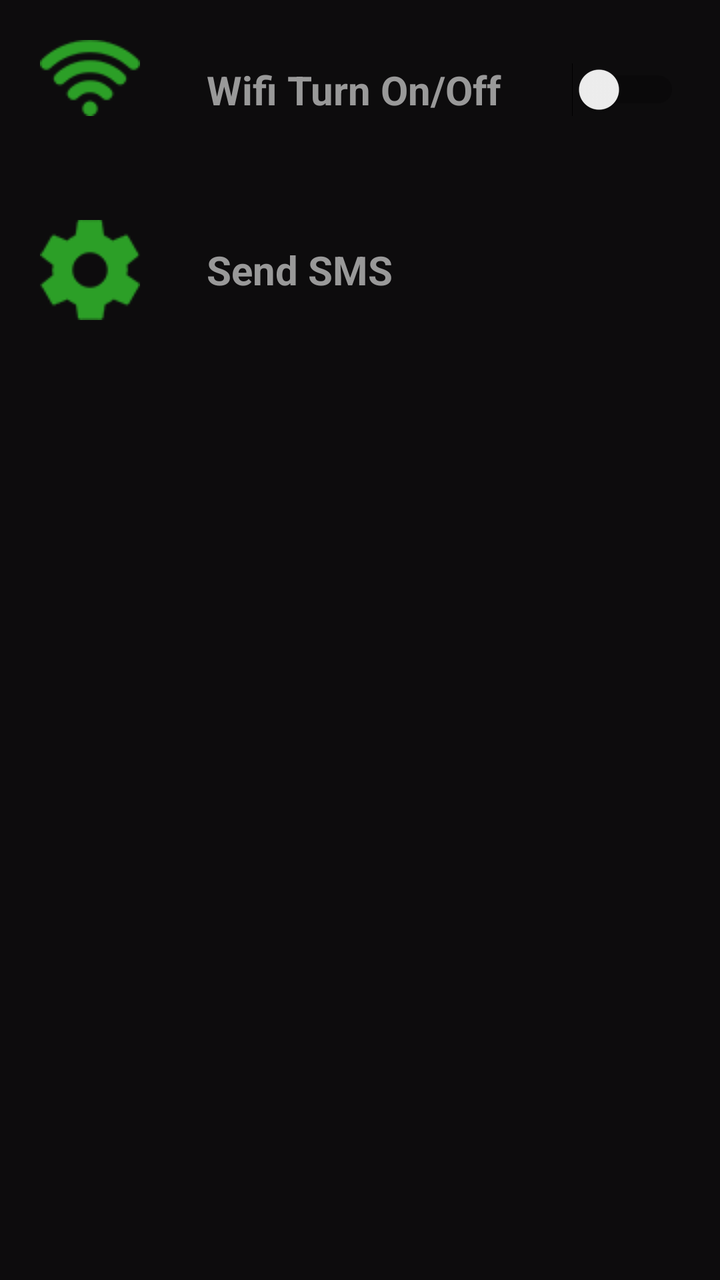
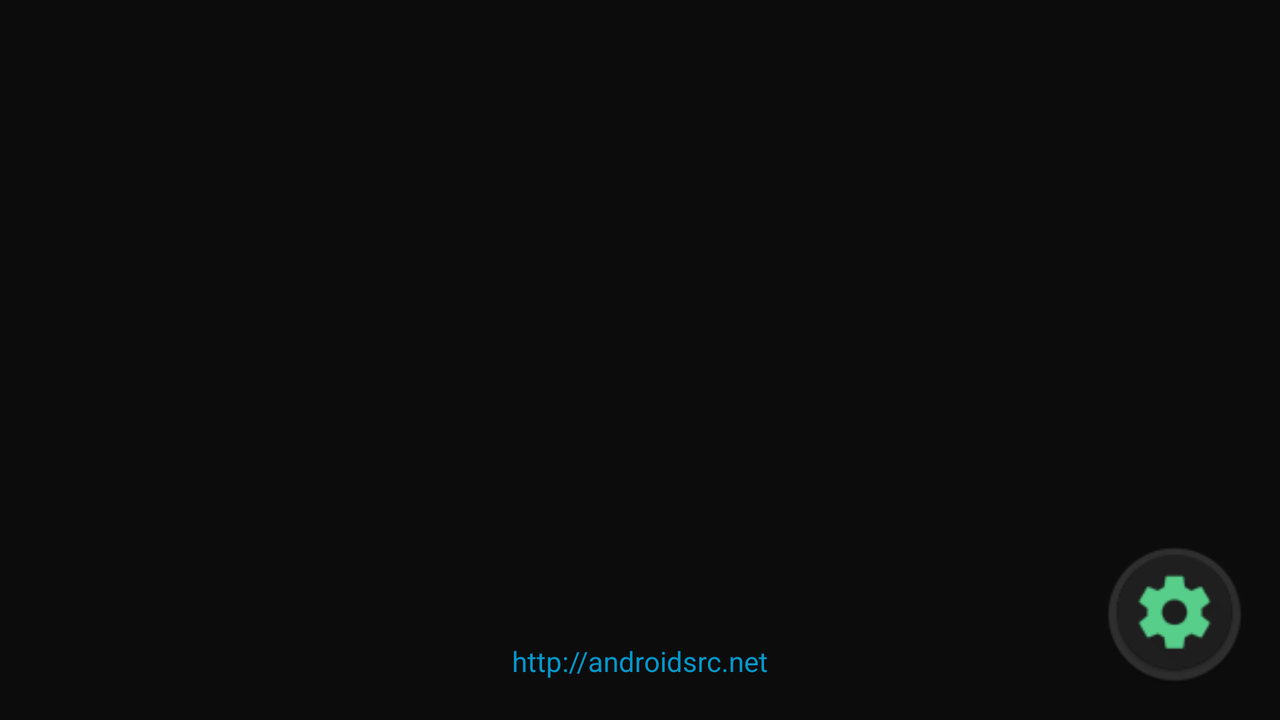

An Android layout and its configuration variant, each rendered on a device that would load it. The default file and the variant file are quoted in full after the pictures.
<!-- AndroidManifest.xml: application theme AppTheme -->
<!-- res/layout/activity_setting.xml -->
<RelativeLayout xmlns:android="http://schemas.android.com/apk/res/android"
    xmlns:tools="http://schemas.android.com/tools"
    android:layout_width="match_parent"
    android:layout_height="match_parent"
    android:background="@color/colorBackground"
    tools:context="com.big.light.SettingActivity" >

    <FrameLayout
        android:id="@+id/content_frame"
        android:layout_width="match_parent"
        android:layout_height="match_parent" >

        <RelativeLayout android:layout_width="match_parent"
            android:layout_height="match_parent">

            <LinearLayout
                android:orientation="vertical"
                android:layout_width="fill_parent"
                android:layout_height="fill_parent">
                <RelativeLayout
                    android:layout_width="fill_parent"
                    android:layout_height="wrap_content"
                    android:paddingLeft="20dp"
                    android:paddingRight="20dp"
                    android:paddingTop="20dp"
                    android:paddingBottom="20dp"
                    android:id="@+id/relativeLayout1">

                    <ImageView
                        android:layout_width="wrap_content"
                        android:layout_height="wrap_content"
                        android:src="@drawable/ic_wifi"
                        android:id="@+id/imgSetting"/>
                    <TextView
                        android:layout_width="fill_parent"
                        android:layout_height="50dp"
                        android:id="@+id/textView1_1"
                        android:text="Wifi Turn On/Off"
                        android:gravity="center_vertical"
                        android:layout_toRightOf="@+id/imgSetting"
                        android:layout_toLeftOf="@+id/switch1"
                        android:layout_marginLeft="100px"
                        android:layout_marginRight="10px"
                        android:layout_centerVertical="true"
                        android:textColor="@color/colorLetter"
                        android:textStyle="bold"
                        android:textSize="20sp" />
                    <Switch
                        android:layout_width="wrap_content"
                        android:layout_height="wrap_content"
                        android:text=""
                        android:layout_centerVertical="true"
                        android:layout_alignParentRight="true"
                        android:shadowColor="@color/colorPrimary"
                        android:id="@+id/switch1" />
                </RelativeLayout>
                <RelativeLayout
                    android:layout_width="fill_parent"
                    android:layout_height="wrap_content"
                    android:paddingLeft="20dp"
                    android:paddingRight="20dp"
                    android:paddingTop="20dp"
                    android:paddingBottom="20dp"
                    android:id="@+id/relativeLayout2">

                    <ImageView
                        android:layout_width="wrap_content"
                        android:layout_height="wrap_content"
                        android:src="@drawable/ic_setting"
                        android:id="@+id/imgSetting2"/>
                    <TextView
                        android:layout_width="fill_parent"
                        android:layout_height="50dp"
                        android:id="@+id/textView2_1"
                        android:text="Send SMS"
                        android:gravity="center_vertical"
                        android:layout_toRightOf="@+id/imgSetting2"
                        android:layout_marginLeft="100px"
                        android:layout_centerVertical="true"
                        android:textColor="@color/colorLetter"
                        android:textStyle="bold"
                        android:textSize="20sp" />
                </RelativeLayout>
                <RelativeLayout
                    android:layout_width="fill_parent"
                    android:layout_height="wrap_content"
                    android:paddingLeft="20dp"
                    android:paddingRight="20dp"
                    android:paddingTop="20dp"
                    android:paddingBottom="20dp"
                    android:visibility="invisible"
                    android:id="@+id/relativeLayout3">

                    <ImageView
                        android:layout_width="wrap_content"
                        android:layout_height="wrap_content"
                        android:src="@drawable/ic_website"
                        android:id="@+id/imgSetting3"/>
                    <TextView
                        android:layout_width="fill_parent"
                        android:layout_height="50dp"
                        android:id="@+id/textView3_1"
                        android:text="Go to WAP site"
                        android:gravity="center_vertical"
                        android:layout_toRightOf="@+id/imgSetting3"
                        android:layout_marginLeft="100px"
                        android:layout_centerVertical="true"
                        android:textColor="@color/colorLetter"
                        android:textStyle="bold"
                        android:textSize="20sp" />
                </RelativeLayout>

            </LinearLayout>


        </RelativeLayout>

    </FrameLayout>

    

</RelativeLayout>
<!-- resources referenced by this layout -->
<resources>
  <color name="colorBackground">#FF0D0C0D</color>
  <color name="colorLetter">#999999</color>
  <color name="colorPrimary">#3F51B5</color>
  <!-- drawable ic_setting: png bitmap (drawable, 3831 bytes) -->
  <!-- drawable ic_website: png bitmap (drawable, 5146 bytes) -->
  <!-- drawable ic_wifi: png bitmap (drawable, 3904 bytes) -->
  <style name="AppTheme" parent="Base.Theme.AppCompat.Light.DarkActionBar">
          
          <item name="colorPrimary">@color/colorPrimary</item>
          <item name="colorPrimaryDark">@color/colorPrimaryDark</item>
          <item name="colorAccent">@color/colorAccent</item>
          <item name="android:actionBarStyle">@style/MyActionBar</item>
      </style>
  <color name="colorPrimaryDark">#303F9F</color>
  <color name="colorAccent">#FF4081</color>
  <style name="MyActionBar" parent="@android:style/Widget.Holo.Light.ActionBar">
          <item name="android:background">@color/colorBanner</item>
      </style>
  <color name="colorBanner">#000000</color>
</resources>
<!-- res/layout-land/activity_setting.xml (the repository's variant of the layout above) -->
<!-- drawn on the phone turned sideways -->
<RelativeLayout xmlns:android="http://schemas.android.com/apk/res/android"
    xmlns:tools="http://schemas.android.com/tools"
    android:layout_width="match_parent"
    android:layout_height="match_parent"
    android:background="@color/colorBackground"
    tools:context="com.androidsrc.flashlightsample.MainActivity" >

    <ImageButton
        android:id="@+id/btnFlash"
        android:layout_width="wrap_content"
        android:layout_height="wrap_content"
        android:scaleType="fitXY"
        android:layout_centerInParent="true"
        android:layout_marginBottom="100px"
        android:layout_centerHorizontal="true"
        android:background="@null"
        android:contentDescription="@null"
        />
    <ImageButton
        android:id="@+id/btnSetting"
        android:layout_width="wrap_content"
        android:layout_height="wrap_content"
        android:scaleType="fitXY"
        android:layout_alignParentBottom="true"
        android:layout_alignParentRight="true"
        android:layout_marginRight="50px"
        android:layout_marginBottom="50px"
        android:background="@null"
        android:src="@drawable/ic_settngs" />
    <TextView
        android:id="@+id/info"
        android:layout_width="wrap_content"
        android:layout_height="wrap_content"
        android:layout_alignParentBottom="true"
        android:layout_centerHorizontal="true"
        android:layout_marginBottom="20dp"
        android:text="http://androidsrc.net"
        android:textColor="@android:color/holo_blue_dark" />

</RelativeLayout>
<!-- resources referenced by the variant -->
<!-- as the phone turned sideways resolves them -->
<resources>
  <color name="colorBackground">#FF0D0C0D</color>
  <!-- drawable ic_settngs: png bitmap (drawable, 4783 bytes) -->
  <style name="AppTheme" parent="Base.Theme.AppCompat.Light.DarkActionBar">
          
          <item name="colorPrimary">@color/colorPrimary</item>
          <item name="colorPrimaryDark">@color/colorPrimaryDark</item>
          <item name="colorAccent">@color/colorAccent</item>
          <item name="android:actionBarStyle">@style/MyActionBar</item>
      </style>
  <color name="colorPrimary">#3F51B5</color>
  <color name="colorPrimaryDark">#303F9F</color>
  <color name="colorAccent">#FF4081</color>
  <style name="MyActionBar" parent="@android:style/Widget.Holo.Light.ActionBar">
          <item name="android:background">@color/colorBanner</item>
      </style>
  <color name="colorBanner">#000000</color>
</resources>
